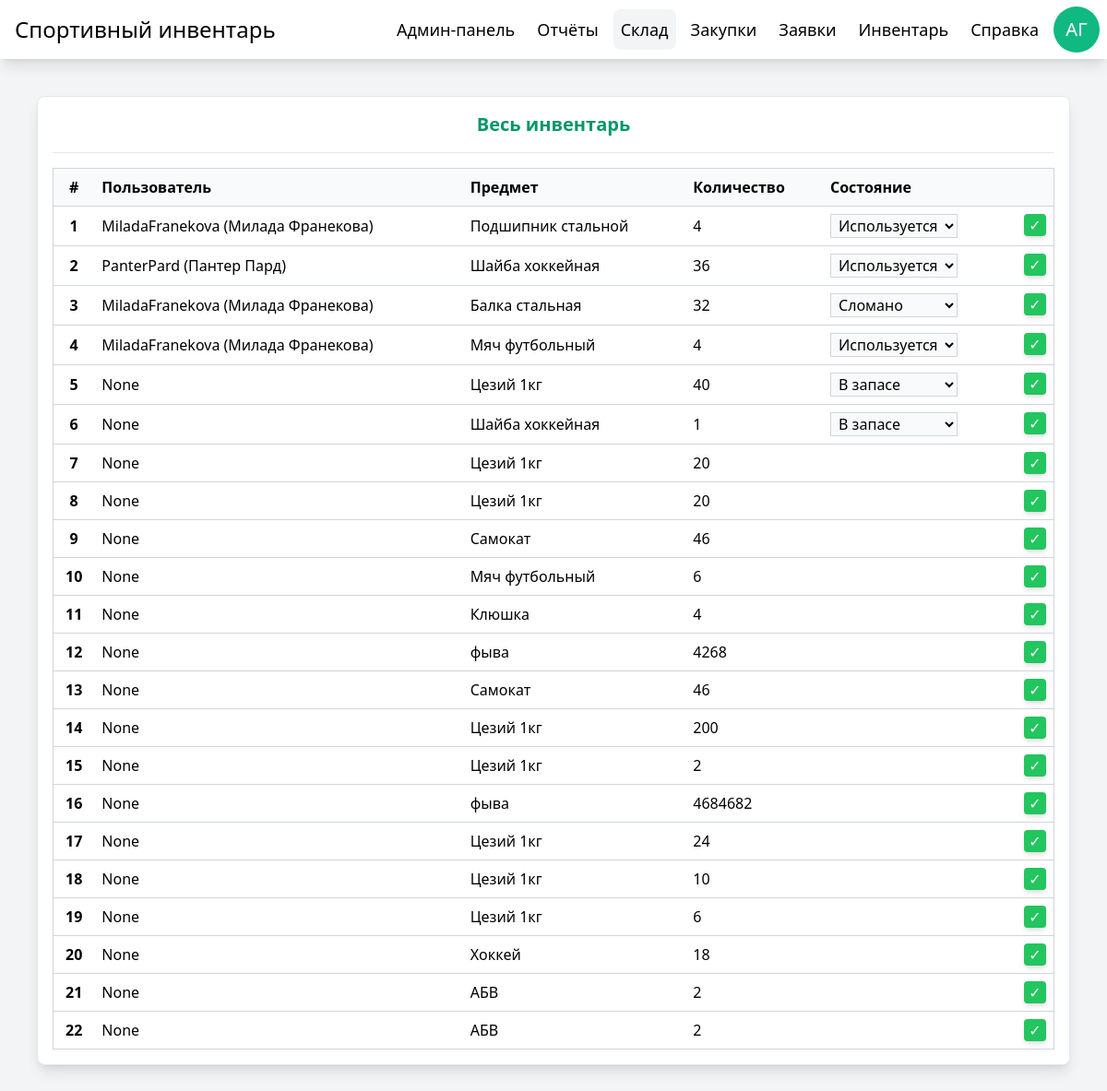
Page /storage/ (signed in) on the committed database.
### manager/models.py (models this page shows, shortened)
class User(AbstractUser):
    patronymic = models.CharField(max_length=64, blank=True, null=True)
    verified = models.BooleanField(default=False)
    def __str__(self):
        return f"{self.username} ({self.first_name} {self.last_name})"

class Product(models.Model):
    STATE_CHOICES = [
        ('active', 'Используется'),
        ('inactive', 'В запасе'),
        ('broken', 'Сломан'),
    ]
    name = models.CharField(max_length=256)
    quantity = models.PositiveIntegerField(default=1)
    state = models.CharField(max_length=8, choices=STATE_CHOICES, default='inactive')
    owner = models.ForeignKey(User, on_delete=models.CASCADE, related_name='products', blank=True, null=True)

### manager/views.py (the view, shortened to what this page needs)
# urls.py: path('storage/', views.storage, name="storage"),
@login_required
@user_passes_test(is_admin)
def storage(request):
    context = {
        'products': Product.objects.filter()
    }
    return render(request, 'storage.html', context)

### manager/views.py (called while the page is built)
def is_admin(user):
    return user.is_staff == True

### theme/templates/storage.html (shortened to what this page needs)
{% extends "base.html" %}
{% block content %}
<div class="w-full p-4 grid gap-4 bg-white border rounded-lg shadow-lg">
    <h2 class="text-xl font-semibold text-center text-primary-600">Весь инвентарь</h2>
    <hr>
    <table class="border border-gray-300 border-collapse">
        <thead>
            <tr class="bg-gray-50 border border-gray-300">
                <th class="p-2 text-center">#</th>
                <th class="p-2 text-start">Пользователь</th>
                <th class="p-2 text-start">Предмет</th>
                <th class="p-2 text-start">Количество</th>
                <th class="p-2 text-start">Состояние</th>
                <th class="p-2 text-center"></th>
            </tr>
        </thead>
        <tbody id="inventoryTableBody">
            {% for product in products %}
            <form method="post">
            <tr class="border-b border-gray-300 hover:bg-primary-50 transition">
                <th class="p-2 text-center">{{ forloop.counter }}</th>
                <td class="p-2 text-start break-all">{{ product.owner }}</td>
                <td class="p-2 text-start break-all">{{ product.name }}</td>
                <td class="p-2 text-start">{{ product.quantity|default:"1" }}</td>
                <td class="p-2">
                    {% if product.state == 'inactive' %}
                    <select name="state" class="px-1 bg-gray-50 border border-gray-300 focus:outline focus:outline-primary-500 transition" required>
                        <option selected value="inactive">В запасе</option>
                    </select>
                    {% elif product.state == 'active' %}
                    <select name="state" class="px-1 bg-gray-50 border border-gray-300 focus:outline focus:outline-primary-500 transition" required>
                        <option selected value="active">Используется</option>
                    </select>
                    {% elif product.state == 'broken' %}
                    <select name="state" class="px-1 bg-gray-50 border border-gray-300 focus:outline focus:outline-primary-500 transition" required>
                        <option selected value="broken">Сломано</option>
                    </select>
                    {% endif %}
                </td>
                <td class="p-2 flex justify-end">
                    <button
                        name="verification"
                        title="Одобрить"
                        value="accept"
                        class="w-6 h-6 bg-green-500 hover:bg-green-700 text-white rounded shadow-md transition">
                        ✓
                    </button>
                </td>
                </form>
            {% empty %}
            <tr class="border-y border-gray-300">
                <td colspan="4" class="py-2 text-center text-gray-400 transition">У вас пока нет инвентаря.</td>
            </tr>
            {% endfor %}
        </tbody>
    </table>
</div>
{% endblock %}

### theme/templates/base.html (shortened to what this page needs)
{% load static tailwind_tags %}
<!DOCTYPE html>
<html>
<head>
    {% tailwind_css %}
</head>
<body class="bg-gray-100">
    <div class="h-screen flex-row justify-center items-start bg-gray-100">
        <nav class="w-full h-16 flex justify-between items-center bg-white shadow-lg">
            <div class="h-full p-4 flex items-center">
                <h1 class="text-2xl">Спортивный инвентарь</h1>
            </div>
            <div class="h-full p-2 gap-x-2 flex justify-between items-center">
                {% if user.is_staff %}
                <a
                    id="admin_panel"
                    href="{% url 'admin_panel' %}"
                    title="Админ-панель"
                    class="p-2 flex items-center text-lg rounded-lg hover:text-primary-700 hover:bg-gray-100 transition">
                    Админ-панель
                </a>
                <a
                    id="reports"
                    href="{% url 'reports' %}"
                    title="Отчёты"
                    class="p-2 flex items-center text-lg rounded-lg hover:text-primary-700 hover:bg-gray-100 transition">
                    Отчёты
                </a>
                <a
                    id="storage"
                    href="{% url 'storage' %}"
                    title="Склад"
                    class="p-2 flex items-center text-lg rounded-lg hover:text-primary-700 hover:bg-gray-100 transition">
                    Склад
                </a>
                <a
                    id="purchases"
                    href="{% url 'purchases' %}"
                    title="Закупки"
                    class="p-2 flex items-center text-lg rounded-lg hover:text-primary-700 hover:bg-gray-100 transition">
                    Закупки
                </a>
                {% endif %}
                <a
                    id="applications"
                    href="{% url 'applications' %}"
                    title="Заявки"
                    class="p-2 flex items-center text-lg rounded-lg hover:text-primary-700 hover:bg-gray-100 transition">
                    Заявки
                </a>
                <a
                    id="inventory"
                    href="{% url 'inventory' %}"
                    title="Инвентарь"
                    class="p-2 flex items-center text-lg rounded-lg hover:text-primary-700 hover:bg-gray-100 transition">
                    Инвентарь
                </a>
                <a
                    id="help"
                    href="{% url 'help' %}"
                    title="Справка"
                    class="p-2 flex items-center text-lg rounded-lg hover:text-primary-700 hover:bg-gray-100 transition">
                    Справка
                </a>
                {% if user.is_authenticated %}
                <a
                    href="{% url 'profile' %}"
                    title="Профиль"
                    class="flex justify-center items-center bg-primary-500 text-center text-xl text-white rounded-full hover:bg-primary-700 transition"
                    style="width: 50px; height: 50px;">
                    {{ user.first_name|slice:'0:1' }}{{ user.last_name|slice:'0:1' }}
                </a>
                {% endif %}
            </div>
        </nav>
        <div class="w-full p-10 gap-10 flex justify-center items-start">
            {% block content %}{% endblock %}
        </div>
    </div>
</body>
</html>

### rows in the picture
User: first_name "А", last_name "Г"
Product: owner "MiladaFranekova (Милада Франекова)", name "Подшипник стальной", quantity "4"
Product: owner "PanterPard (Пантер Пард)", name "Шайба хоккейная", quantity "36"
Product: owner "MiladaFranekova (Милада Франекова)", name "Балка стальная", quantity "32"
Product: owner "MiladaFranekova (Милада Франекова)", name "Мяч футбольный", quantity "4"
Product: owner "None", name "Цезий 1кг", quantity "40"
Product: owner "None", name "Шайба хоккейная", quantity "1"
Product: owner "None", name "Цезий 1кг", quantity "20"
Product: owner "None", name "Цезий 1кг", quantity "20"
Product: owner "None", name "Самокат", quantity "46"
Product: owner "None", name "Мяч футбольный", quantity "6"
Product: owner "None", name "Клюшка", quantity "4"
Product: owner "None", name "фыва", quantity "4268"
Product: owner "None", name "Самокат", quantity "46"
Product: owner "None", name "Цезий 1кг", quantity "200"
Product: owner "None", name "Цезий 1кг", quantity "2"
Product: owner "None", name "фыва", quantity "4684682"
Product: owner "None", name "Цезий 1кг", quantity "24"
Product: owner "None", name "Цезий 1кг", quantity "10"
Product: owner "None", name "Цезий 1кг", quantity "6"
Product: owner "None", name "Хоккей", quantity "18"
Product: owner "None", name "АБВ", quantity "2"
Product: owner "None", name "АБВ", quantity "2"
